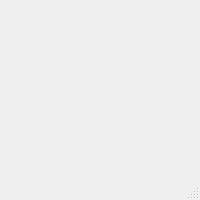
<?xml version="1.0" encoding="UTF-8"?>
<ui version="4.0">
 <class>MinyWindow</class>
 <widget class="QMainWindow" name="MinyWindow">
  <property name="geometry">
   <rect>
    <x>0</x>
    <y>0</y>
    <width>200</width>
    <height>200</height>
   </rect>
  </property>
  <property name="windowTitle">
   <string>MinyWindow</string>
  </property>
  <widget class="QWidget" name="centralwidget"/>
  <widget class="QMenuBar" name="menubar">
   <property name="geometry">
    <rect>
     <x>0</x>
     <y>0</y>
     <width>200</width>
     <height>22</height>
    </rect>
   </property>
  </widget>
  <widget class="QStatusBar" name="statusbar"/>
 </widget>
 <resources/>
 <connections/>
</ui>
